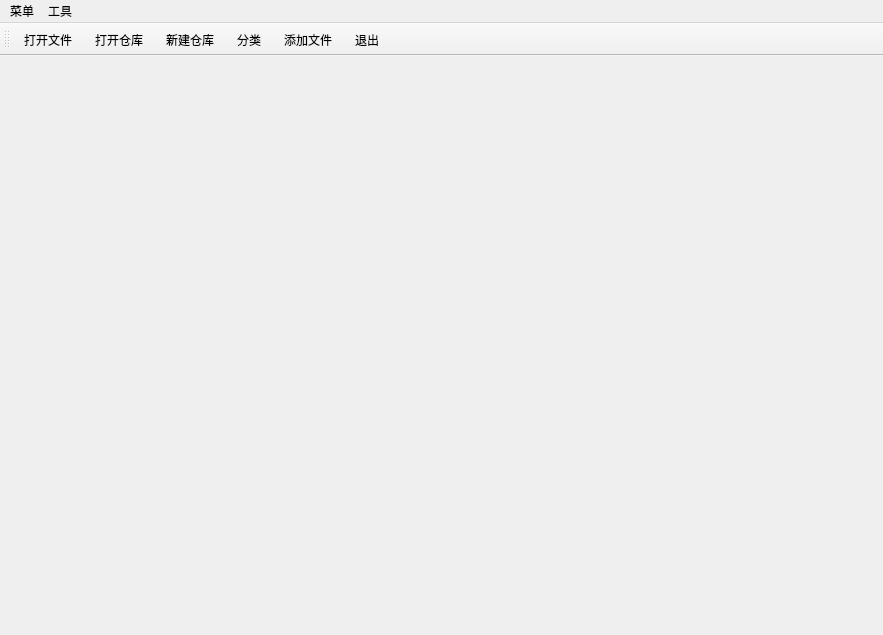
<?xml version="1.0" encoding="UTF-8"?>
<ui version="4.0">
 <class>MainWindow</class>
 <widget class="QMainWindow" name="MainWindow">
  <property name="geometry">
   <rect>
    <x>0</x>
    <y>0</y>
    <width>883</width>
    <height>635</height>
   </rect>
  </property>
  <property name="windowTitle">
   <string>MainWindow</string>
  </property>
  <widget class="QWidget" name="centralwidget">
   <layout class="QHBoxLayout" name="horizontalLayout">
    <item>
     <widget class="QMdiArea" name="mdiArea">
      <property name="background">
       <brush brushstyle="NoBrush">
        <color alpha="255">
         <red>160</red>
         <green>160</green>
         <blue>160</blue>
        </color>
       </brush>
      </property>
     </widget>
    </item>
   </layout>
  </widget>
  <widget class="QMenuBar" name="menubar">
   <property name="geometry">
    <rect>
     <x>0</x>
     <y>0</y>
     <width>883</width>
     <height>26</height>
    </rect>
   </property>
   <widget class="QMenu" name="menu">
    <property name="title">
     <string>菜单</string>
    </property>
    <addaction name="openoneaction"/>
    <addaction name="openfileaction"/>
    <addaction name="createlibaction"/>
    <addaction name="typeaction"/>
    <addaction name="addfileaction"/>
   </widget>
   <widget class="QMenu" name="menu_2">
    <property name="title">
     <string>工具</string>
    </property>
    <addaction name="exitaction"/>
   </widget>
   <addaction name="menu"/>
   <addaction name="menu_2"/>
  </widget>
  <widget class="QToolBar" name="toolBar">
   <property name="font">
    <font>
     <family>Consolas</family>
     <pointsize>9</pointsize>
    </font>
   </property>
   <property name="windowTitle">
    <string>toolBar</string>
   </property>
   <property name="iconSize">
    <size>
     <width>30</width>
     <height>30</height>
    </size>
   </property>
   <property name="toolButtonStyle">
    <enum>Qt::ToolButtonTextUnderIcon</enum>
   </property>
   <attribute name="toolBarArea">
    <enum>TopToolBarArea</enum>
   </attribute>
   <attribute name="toolBarBreak">
    <bool>false</bool>
   </attribute>
   <addaction name="openoneaction"/>
   <addaction name="openfileaction"/>
   <addaction name="createlibaction"/>
   <addaction name="typeaction"/>
   <addaction name="addfileaction"/>
   <addaction name="exitaction"/>
  </widget>
  <action name="openfileaction">
   <property name="icon">
    <iconset resource="icons.qrc">
     <normaloff>:/icons/icons/openfile.png</normaloff>:/icons/icons/openfile.png</iconset>
   </property>
   <property name="text">
    <string>打开仓库</string>
   </property>
  </action>
  <action name="exitaction">
   <property name="icon">
    <iconset resource="icons.qrc">
     <normaloff>:/icons/icons/exit.png</normaloff>:/icons/icons/exit.png</iconset>
   </property>
   <property name="text">
    <string>退出</string>
   </property>
  </action>
  <action name="createlibaction">
   <property name="icon">
    <iconset resource="icons.qrc">
     <normaloff>:/icons/icons/createlib.png</normaloff>:/icons/icons/createlib.png</iconset>
   </property>
   <property name="text">
    <string>新建仓库</string>
   </property>
  </action>
  <action name="addfileaction">
   <property name="icon">
    <iconset resource="icons.qrc">
     <normaloff>:/icons/icons/addfile2.png</normaloff>:/icons/icons/addfile2.png</iconset>
   </property>
   <property name="text">
    <string>添加文件</string>
   </property>
  </action>
  <action name="typeaction">
   <property name="icon">
    <iconset resource="icons.qrc">
     <normaloff>:/icons/icons/type.png</normaloff>:/icons/icons/type.png</iconset>
   </property>
   <property name="text">
    <string>分类</string>
   </property>
  </action>
  <action name="openoneaction">
   <property name="icon">
    <iconset resource="icons.qrc">
     <normaloff>:/icons/icons/openone.png</normaloff>:/icons/icons/openone.png</iconset>
   </property>
   <property name="text">
    <string>打开文件</string>
   </property>
  </action>
 </widget>
 <resources>
  <include location="icons.qrc"/>
 </resources>
 <connections>
  <connection>
   <sender>exitaction</sender>
   <signal>triggered()</signal>
   <receiver>MainWindow</receiver>
   <slot>close()</slot>
   <hints>
    <hint type="sourcelabel">
     <x>-1</x>
     <y>-1</y>
    </hint>
    <hint type="destinationlabel">
     <x>441</x>
     <y>317</y>
    </hint>
   </hints>
  </connection>
 </connections>
</ui>
